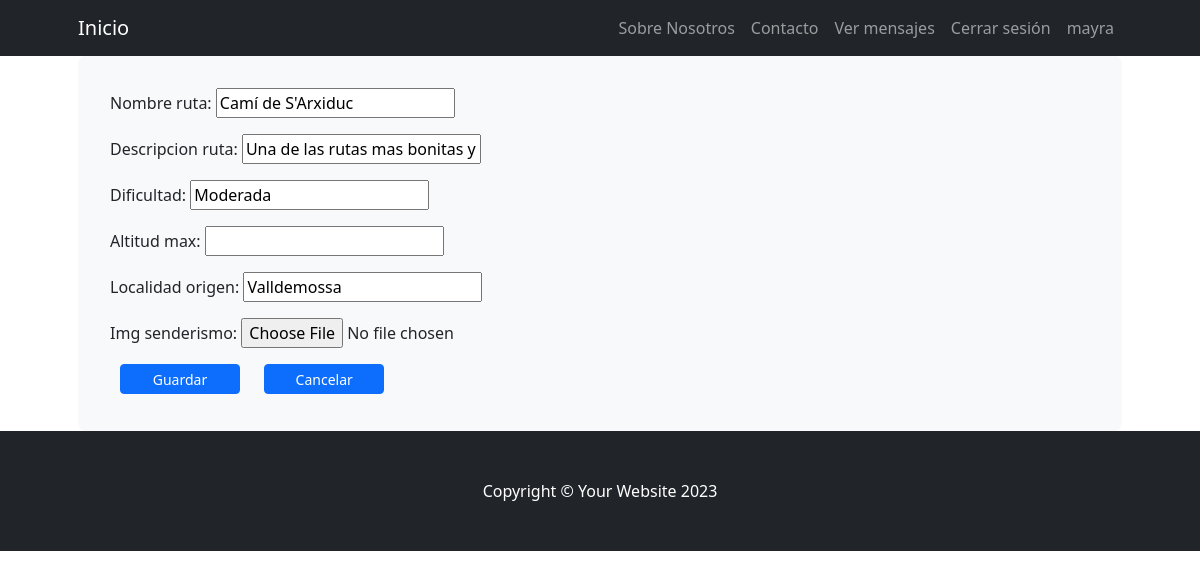
The app's page /senderismodetail/editar/1/ (signed in), older data.
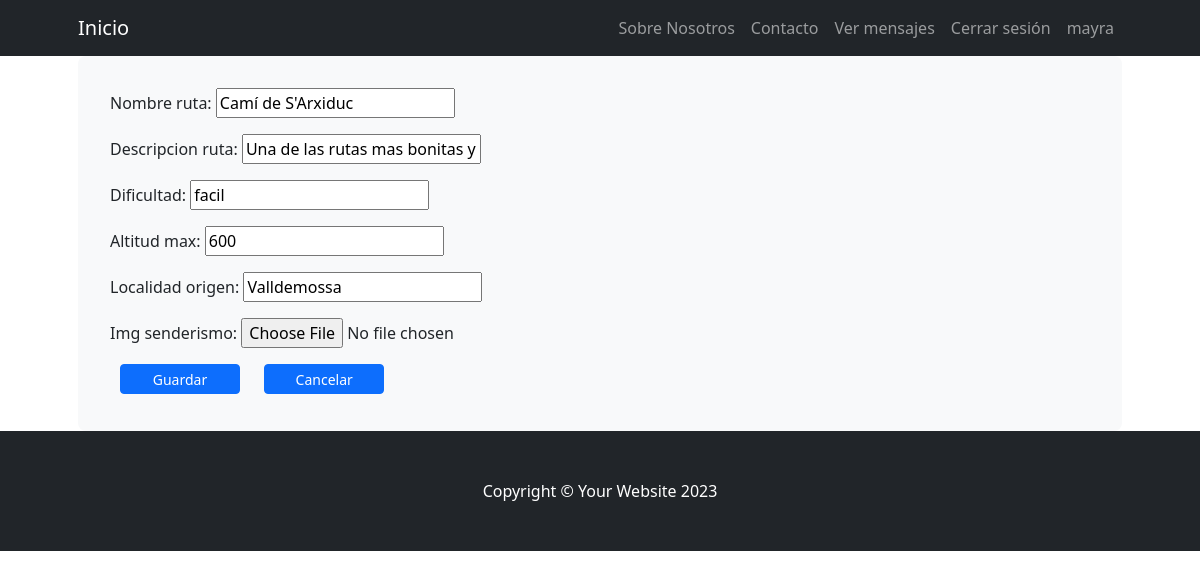
The same page, newer data.
### Preentrega3App/models.py (models this page shows, shortened)
class Senderismo(models.Model):
    nombre_ruta = models.CharField(max_length=20)
    desc_abreviada_ruta = models.CharField(max_length=200, default="")
    dificultad = models.CharField(max_length=10)
    altitud_max = models.CharField(max_length=15)
    localidad_origen = models.CharField(max_length=20)
    descripcion_ruta = models.CharField(max_length=1200)
    img_senderismo = models.ImageField(upload_to='imagenes/', blank=True, null=True)
    fecha_creado = models.DateTimeField(default=timezone.now)
    usuario_creacion = models.CharField(max_length=20, default="")
    class Meta:
        verbose_name_plural = "Senderismo"

### Preentrega3App/views.py (the view, shortened to what this page needs)
# urls.py: path('senderismodetail/editar/<int:pk>/', views.senderismoUpdate.as_view(), name='SenderismoEditar'),
class senderismoUpdate (LoginRequiredMixin,UpdateView):
    model = Senderismo
    success_url = "/senderismolist/"
    fields = ["nombre_ruta", "descripcion_ruta", "dificultad", "altitud_max", "localidad_origen", "img_senderismo"]
    def get_form(self, form_class=None):
        form = super().get_form(form_class)
        if not self.request.user.is_superuser:
            form.fields['img_senderismo'].disabled = True
        return form

### Preentrega3App/Templates/Preentrega3App/senderismo_form.html (shortened to what this page needs)
<!DOCTYPE html>
<html lang="en">
{% extends "Preentrega3App/padre.html" %}
{% load static %}
        {% block Contenidoquecambia %}
        <div class="container px-lg-5">
                <div class="p-4 p-lg-2 bg-light rounded-3 text-left">
                    <div class="m-4 m-lg-7 mb-4">
        <form method = 'POST' enctype="multipart/form-data">
        {{form.as_p}}
        <input type="submit" class="btn btn-primary btn-sm" style="width: 120px; height: 30px;margin-right: 10px; margin-left: 10px; margin-bottom: 5px;", value = "Guardar"> <a href="{% url 'Inicio' %}" class="btn btn-primary btn-sm" style="width: 120px; height: 30px;margin-right: 10px; margin-left: 10px; margin-bottom: 5px;">Cancelar</a>
        </form>
        </div>
        </div>
        </div>
        {% endblock %}

Row changes from the older to the newer data that the page shows:
changed Senderismo "Camí de S'Arxiduc": dificultad "Moderada" → "facil"; altitud_max (not shown) → "600"
